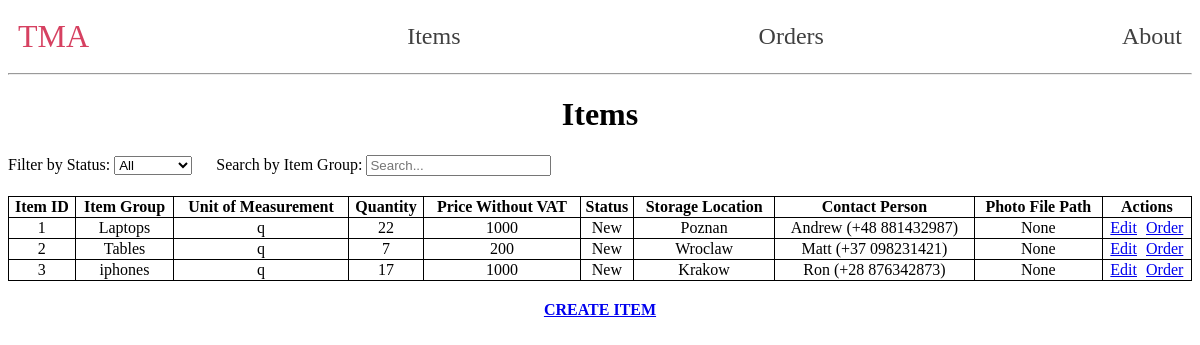
The app's page /items/ with its own data.
### tables this page shows
CREATE TABLE Items (
    ItemID INTEGER PRIMARY KEY,
    ItemGroup VARCHAR(255) NOT NULL,
    UnitOfMeasurement VARCHAR(255) NOT NULL,
    Quantity INTEGER NOT NULL,
    PriceWithoutVAT DECIMAL(10, 2) NOT NULL,
    Status VARCHAR(255) NOT NULL,
    StorageLocation VARCHAR(255),
    ContactPerson TEXT,
    PhotoFilePath VARCHAR(255)
);

### app/routes/items.py (the view)
@items_bp.route('/items/')
def list_items():
    conn = get_db_connection()
    goods = conn.execute('SELECT * FROM Items').fetchall()
    conn.close()
    return render_template('list_items.html', goods=goods)

### app/utils.py (called while the page is built)
def get_db_connection():
    current_dir = os.path.dirname(os.path.abspath(__file__))
    parent_dir = os.path.dirname(current_dir)
    db_path = os.path.join(parent_dir, 'db', 'database.db')
    conn = sqlite3.connect(db_path)
    conn.row_factory = sqlite3.Row
    return conn

### app/templates/list_items.html (shortened to what this page needs)
{% extends 'base.html' %}
{% block content %}
    <h1 style="text-align: center;">Items</h1>
    <div style="margin-bottom: 20px;">
        <label for="filter-select">Filter by Status:</label>
        <select id="filter-select">
            <option value="">All</option>
        </select>
        <label for="search-input" style="margin-left: 20px;">Search by Item Group:</label>
        <input type="text" id="search-input" onkeyup="searchFunction()" placeholder="Search..." style="margin-right: 20px;">
    </div>
    <table id="items-table" style="border-collapse: collapse; width: 100%;">
        <thead>
            <tr style="text-align: center;">
                <th onclick="sortTable(0)" style="border: 1px solid black;">Item ID</th>
                <th onclick="sortTable(1)" style="border: 1px solid black;">Item Group</th>
                <th onclick="sortTable(2)" style="border: 1px solid black;">Unit of Measurement</th>
                <th onclick="sortTable(3)" style="border: 1px solid black;">Quantity</th>
                <th onclick="sortTable(4)" style="border: 1px solid black;">Price Without VAT</th>
                <th onclick="sortTable(5)" style="border: 1px solid black;">Status</th>
                <th onclick="sortTable(6)" style="border: 1px solid black;">Storage Location</th>
                <th onclick="sortTable(7)" style="border: 1px solid black;">Contact Person</th>
                <th onclick="sortTable(8)" style="border: 1px solid black;">Photo File Path</th>
                <th style="border: 1px solid black;">Actions</th>
            </tr>
        </thead>
        <tbody>
            {% for item in goods %}
                <tr style="text-align: center;">
                    <td style="border: 1px solid black;">{{ item['ItemID'] }}</td>
                    <td style="border: 1px solid black;">{{ item['ItemGroup'] }}</td>
                    <td style="border: 1px solid black;">{{ item['UnitOfMeasurement'] }}</td>
                    <td style="border: 1px solid black;">{{ item['Quantity'] }}</td>
                    <td style="border: 1px solid black;">{{ item['PriceWithoutVAT'] }}</td>
                    <td style="border: 1px solid black;">{{ item['Status'] }}</td>
                    <td style="border: 1px solid black;">{{ item['StorageLocation'] }}</td>
                    <td style="border: 1px solid black;">{{ item['ContactPerson'] }}</td>
                    <td style="border: 1px solid black;">{{ item['PhotoFilePath'] }}</td>
                    <td style="border: 1px solid black;">
                        <a href="{{ url_for('routes.items.edit_item', id=item['ItemID']) }}">Edit</a>
                        <a href="{{ url_for('routes.requests.order_item', item_id=item['ItemID']) }}" style="margin-left: 5px;">Order</a>
                    </td>
                </tr>
            {% endfor %}
        </tbody>
    </table>
    <a href="{{ url_for('routes.items.create_item') }}" style="display: block; text-align: center; margin-top: 20px; font-weight: bold; text-transform: uppercase;">CREATE ITEM</a>
{% endblock %}

### records on screen
Items: ItemID "1", ItemGroup "Laptops", UnitOfMeasurement "q", Quantity "22", PriceWithoutVAT "1000", Status "New", StorageLocation "Poznan", ContactPerson "Andrew (+48 881432987)", PhotoFilePath "None"
Items: ItemID "2", ItemGroup "Tables", UnitOfMeasurement "q", Quantity "7", PriceWithoutVAT "200", Status "New", StorageLocation "Wroclaw", ContactPerson "Matt (+37 098231421)", PhotoFilePath "None"
Items: ItemID "3", ItemGroup "iphones", UnitOfMeasurement "q", Quantity "17", PriceWithoutVAT "1000", Status "New", StorageLocation "Krakow", ContactPerson "Ron (+28 876342873)", PhotoFilePath "None"
